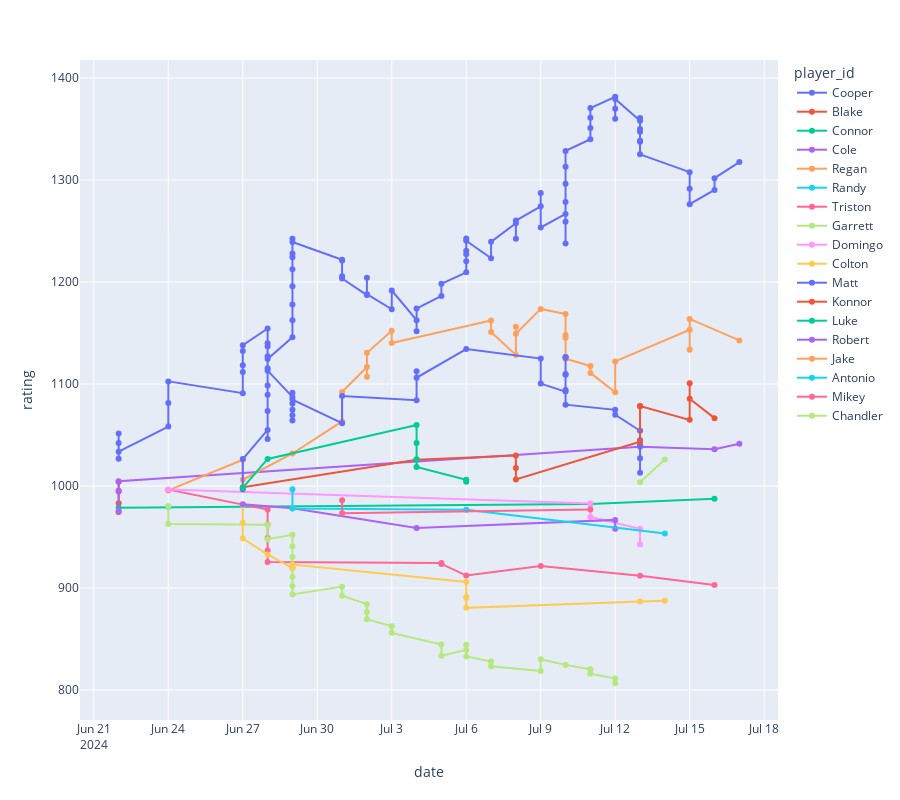

The notebook cell this image was saved under:
### Code cell
fig = px.line(data_frame=track_df, x="date", y="rating", color="player_id", height=800, markers=True)

### Figure 1 — Plotly figure (JSON) as saved in the notebook; plotly's stock layout.template omitted (floating-point values rounded to 4 significant figures)
{"data": [{"hovertemplate": "player_id=Cooper<br>date=%{x}<br>rating=%{y}<extra></extra>", "legendgroup": "Cooper", "line": {"color": "#636efa", "dash": "solid"}, "marker": {"symbol": "circle"}, "mode": "lines+markers", "name": "Cooper", "orientation": "v", "showlegend": true, "type": "scatter", "x": ["2024-06-22", "2024-06-22", "2024-06-22", "2024-06-22", "2024-06-24", "2024-06-24", "2024-06-24", "2024-06-27", "2024-06-27", "2024-06-27", "2024-06-27", "2024-06-27", "2024-06-28", "2024-06-28", "2024-06-28", "2024-06-28", "2024-06-28", "2024-06-28", "2024-06-29", "2024-06-29", "2024-06-29", "2024-06-29", "2024-06-29", "2024-06-29", "2024-06-29", "2024-06-29", "2024-06-29", "2024-07-01", "2024-07-01", "2024-07-01", "2024-07-01", "2024-07-02", "2024-07-02", "2024-07-02", "2024-07-03", "2024-07-03", "2024-07-04", "2024-07-04", "2024-07-04", "2024-07-05", "2024-07-05", "2024-07-06", "2024-07-06", "2024-07-06", "2024-07-06", "2024-07-06", "2024-07-06", "2024-07-07", "2024-07-07", "2024-07-08", "2024-07-08", "2024-07-08", "2024-07-09", "2024-07-09", "2024-07-09", "2024-07-10", "2024-07-10", "2024-07-10", "2024-07-10", "2024-07-10", "2024-07-10", "2024-07-10", "2024-07-11", "2024-07-11", "2024-07-11", "2024-07-11", "2024-07-12", "2024-07-12", "2024-07-12", "2024-07-12", "2024-07-13", "2024-07-13", "2024-07-13", "2024-07-13", "2024-07-13", "2024-07-13", "2024-07-13", "2024-07-15", "2024-07-15", "2024-07-15", "2024-07-16", "2024-07-16", "2024-07-17"], "xaxis": "x", "y": [1027.0, 1052.0, 1042.0, 1034.0, 1058.0, 1081.0, 1103.0, 1091.0, 1112.0, 1132.0, 1118.0, 1138.0, 1154.0, 1140.0, 1127.0, 1115.0, 1137.0, 1125.0, 1146.0, 1162.0, 1178.0, 1196.0, 1212.0, 1228.0, 1242.0, 1224.0, 1239.0, 1222.0, 1206.0, 1221.0, 1203.0, 1187.0, 1204.0, 1188.0, 1173.0, 1192.0, 1163.0, 1152.0, 1174.0, 1186.0, 1198.0, 1209.0, 1220.0, 1231.0, 1243.0, 1227.0, 1240.0, 1223.0, 1239.0, 1258.0, 1242.0, 1260.0, 1274.0, 1287.0, 1253.0, 1267.0, 1238.0, 1259.0, 1278.0, 1296.0, 1313.0, 1328.0, 1340.0, 1351.0, 1361.0, 1371.0, 1382.0, 1360.0, 1370.0, 1379.0, 1358.0, 1337.0, 1350.0, 1361.0, 1339.0, 1347.0, 1325.0, 1308.0, 1291.0, 1276.0, 1290.0, 1302.0, 1318.0], "yaxis": "y"}, {"hovertemplate": "player_id=Blake<br>date=%{x}<br>rating=%{y}<extra></extra>", "legendgroup": "Blake", "line": {"color": "#EF553B", "dash": "solid"}, "marker": {"symbol": "circle"}, "mode": "lines+markers", "name": "Blake", "orientation": "v", "showlegend": true, "type": "scatter", "x": ["2024-06-22", "2024-06-22", "2024-06-22", "2024-06-22"], "xaxis": "x", "y": [994.7, 974.5, 1004.0, 983.1], "yaxis": "y"}, {"hovertemplate": "player_id=Connor<br>date=%{x}<br>rating=%{y}<extra></extra>", "legendgroup": "Connor", "line": {"color": "#00cc96", "dash": "solid"}, "marker": {"symbol": "circle"}, "mode": "lines+markers", "name": "Connor", "orientation": "v", "showlegend": true, "type": "scatter", "x": ["2024-06-22", "2024-07-11", "2024-07-16"], "xaxis": "x", "y": [978.7, 982.3, 987.4], "yaxis": "y"}, {"hovertemplate": "player_id=Cole<br>date=%{x}<br>rating=%{y}<extra></extra>", "legendgroup": "Cole", "line": {"color": "#ab63fa", "dash": "solid"}, "marker": {"symbol": "circle"}, "mode": "lines+markers", "name": "Cole", "orientation": "v", "showlegend": true, "type": "scatter", "x": ["2024-06-22", "2024-06-22", "2024-06-22", "2024-07-13", "2024-07-16", "2024-07-17"], "xaxis": "x", "y": [995.3, 975.1, 1005.0, 1038.0, 1036.0, 1041.0], "yaxis": "y"}, {"hovertemplate": "player_id=Regan<br>date=%{x}<br>rating=%{y}<extra></extra>", "legendgroup": "Regan", "line": {"color": "#FFA15A", "dash": "solid"}, "marker": {"symbol": "circle"}, "mode": "lines+markers", "name": "Regan", "orientation": "v", "showlegend": true, "type": "scatter", "x": ["2024-06-24", "2024-06-27", "2024-06-27", "2024-06-29", "2024-07-01", "2024-07-01", "2024-07-02", "2024-07-02", "2024-07-02", "2024-07-03", "2024-07-03", "2024-07-07", "2024-07-07", "2024-07-08", "2024-07-08", "2024-07-08", "2024-07-09", "2024-07-10", "2024-07-10", "2024-07-10", "2024-07-10", "2024-07-10", "2024-07-10", "2024-07-11", "2024-07-11", "2024-07-12", "2024-07-12", "2024-07-15", "2024-07-15", "2024-07-15", "2024-07-17"], "xaxis": "x", "y": [995.7, 1026.0, 1006.0, 1032.0, 1063.0, 1092.0, 1117.0, 1107.0, 1131.0, 1152.0, 1140.0, 1162.0, 1151.0, 1129.0, 1156.0, 1149.0, 1174.0, 1169.0, 1148.0, 1145.0, 1127.0, 1126.0, 1125.0, 1118.0, 1111.0, 1092.0, 1122.0, 1153.0, 1134.0, 1164.0, 1143.0], "yaxis": "y"}, {"hovertemplate": "player_id=Randy<br>date=%{x}<br>rating=%{y}<extra></extra>", "legendgroup": "Randy", "line": {"color": "#19d3f3", "dash": "solid"}, "marker": {"symbol": "circle"}, "mode": "lines+markers", "name": "Randy", "orientation": "v", "showlegend": true, "type": "scatter", "x": ["2024-06-24"], "xaxis": "x", "y": [979.7], "yaxis": "y"}, {"hovertemplate": "player_id=Triston<br>date=%{x}<br>rating=%{y}<extra></extra>", "legendgroup": "Triston", "line": {"color": "#FF6692", "dash": "solid"}, "marker": {"symbol": "circle"}, "mode": "lines+markers", "name": "Triston", "orientation": "v", "showlegend": true, "type": "scatter", "x": ["2024-06-24", "2024-06-28", "2024-06-28", "2024-06-28", "2024-06-28", "2024-06-28", "2024-07-05", "2024-07-05", "2024-07-06", "2024-07-09", "2024-07-13", "2024-07-16"], "xaxis": "x", "y": [996.4, 976.9, 962.4, 949.0, 936.8, 925.4, 924.5, 923.6, 912.2, 921.7, 912.0, 902.9], "yaxis": "y"}, {"hovertemplate": "player_id=Garrett<br>date=%{x}<br>rating=%{y}<extra></extra>", "legendgroup": "Garrett", "line": {"color": "#B6E880", "dash": "solid"}, "marker": {"symbol": "circle"}, "mode": "lines+markers", "name": "Garrett", "orientation": "v", "showlegend": true, "type": "scatter", "x": ["2024-06-24", "2024-06-24", "2024-06-28", "2024-06-28", "2024-06-29", "2024-06-29", "2024-06-29", "2024-06-29", "2024-06-29", "2024-06-29", "2024-06-29", "2024-07-01", "2024-07-01", "2024-07-02", "2024-07-02", "2024-07-02", "2024-07-03", "2024-07-03", "2024-07-05", "2024-07-05", "2024-07-06", "2024-07-06", "2024-07-06", "2024-07-07", "2024-07-07", "2024-07-09", "2024-07-09", "2024-07-10", "2024-07-11", "2024-07-11", "2024-07-12", "2024-07-12"], "xaxis": "x", "y": [980.4, 962.7, 961.9, 947.9, 952.3, 941.0, 930.4, 920.4, 911.0, 902.0, 893.7, 901.3, 892.4, 884.2, 876.6, 869.3, 862.5, 856.0, 844.5, 833.6, 839.3, 844.4, 832.9, 828.0, 823.3, 818.6, 830.1, 824.6, 820.3, 816.0, 811.3, 806.6], "yaxis": "y"}, {"hovertemplate": "player_id=Domingo<br>date=%{x}<br>rating=%{y}<extra></extra>", "legendgroup": "Domingo", "line": {"color": "#FF97FF", "dash": "solid"}, "marker": {"symbol": "circle"}, "mode": "lines+markers", "name": "Domingo", "orientation": "v", "showlegend": true, "type": "scatter", "x": ["2024-06-24", "2024-07-11", "2024-07-11", "2024-07-13", "2024-07-13"], "xaxis": "x", "y": [996.5, 982.9, 969.7, 958.1, 942.9], "yaxis": "y"}, {"hovertemplate": "player_id=Colton<br>date=%{x}<br>rating=%{y}<extra></extra>", "legendgroup": "Colton", "line": {"color": "#FECB52", "dash": "solid"}, "marker": {"symbol": "circle"}, "mode": "lines+markers", "name": "Colton", "orientation": "v", "showlegend": true, "type": "scatter", "x": ["2024-06-27", "2024-06-27", "2024-06-27", "2024-06-28", "2024-06-29", "2024-06-29", "2024-07-06", "2024-07-06", "2024-07-06", "2024-07-06", "2024-07-13", "2024-07-14"], "xaxis": "x", "y": [981.6, 964.1, 948.5, 932.9, 919.5, 922.9, 905.9, 890.1, 891.3, 880.5, 886.8, 887.6], "yaxis": "y"}, {"hovertemplate": "player_id=Matt<br>date=%{x}<br>rating=%{y}<extra></extra>", "legendgroup": "Matt", "line": {"color": "#636efa", "dash": "solid"}, "marker": {"symbol": "circle"}, "mode": "lines+markers", "name": "Matt", "orientation": "v", "showlegend": true, "type": "scatter", "x": ["2024-06-27", "2024-06-27", "2024-06-28", "2024-06-28", "2024-06-28", "2024-06-28", "2024-06-28", "2024-06-28", "2024-06-29", "2024-06-29", "2024-06-29", "2024-06-29", "2024-06-29", "2024-06-29", "2024-06-29", "2024-07-01", "2024-07-01", "2024-07-04", "2024-07-04", "2024-07-04", "2024-07-06", "2024-07-09", "2024-07-09", "2024-07-10", "2024-07-10", "2024-07-10", "2024-07-10", "2024-07-10", "2024-07-10", "2024-07-10", "2024-07-12", "2024-07-12", "2024-07-13", "2024-07-13", "2024-07-13", "2024-07-13", "2024-07-13"], "xaxis": "x", "y": [996.8, 1026.0, 1055.0, 1046.0, 1073.0, 1098.0, 1089.0, 1113.0, 1087.0, 1081.0, 1075.0, 1069.0, 1064.0, 1091.0, 1085.0, 1062.0, 1088.0, 1084.0, 1112.0, 1106.0, 1134.0, 1125.0, 1100.0, 1093.0, 1127.0, 1126.0, 1109.0, 1110.0, 1094.0, 1080.0, 1075.0, 1070.0, 1054.0, 1040.0, 1027.0, 1013.0, 1045.0], "yaxis": "y"}, {"hovertemplate": "player_id=Konnor<br>date=%{x}<br>rating=%{y}<extra></extra>", "legendgroup": "Konnor", "line": {"color": "#EF553B", "dash": "solid"}, "marker": {"symbol": "circle"}, "mode": "lines+markers", "name": "Konnor", "orientation": "v", "showlegend": true, "type": "scatter", "x": ["2024-06-27", "2024-07-04", "2024-07-08", "2024-07-08", "2024-07-08", "2024-07-13", "2024-07-13", "2024-07-13", "2024-07-15", "2024-07-15", "2024-07-15", "2024-07-16"], "xaxis": "x", "y": [998.8, 1026.0, 1030.0, 1018.0, 1006.0, 1043.0, 1078.0, 1078.0, 1065.0, 1101.0, 1086.0, 1067.0], "yaxis": "y"}, {"hovertemplate": "player_id=Luke<br>date=%{x}<br>rating=%{y}<extra></extra>", "legendgroup": "Luke", "line": {"color": "#00cc96", "dash": "solid"}, "marker": {"symbol": "circle"}, "mode": "lines+markers", "name": "Luke", "orientation": "v", "showlegend": true, "type": "scatter", "x": ["2024-06-27", "2024-06-28", "2024-07-04", "2024-07-04", "2024-07-04", "2024-07-04", "2024-07-06", "2024-07-06"], "xaxis": "x", "y": [998.2, 1027.0, 1060.0, 1042.0, 1026.0, 1019.0, 1006.0, 1004.0], "yaxis": "y"}, {"hovertemplate": "player_id=Robert<br>date=%{x}<br>rating=%{y}<extra></extra>", "legendgroup": "Robert", "line": {"color": "#ab63fa", "dash": "solid"}, "marker": {"symbol": "circle"}, "mode": "lines+markers", "name": "Robert", "orientation": "v", "showlegend": true, "type": "scatter", "x": ["2024-06-27", "2024-06-29", "2024-07-04", "2024-07-12", "2024-07-12"], "xaxis": "x", "y": [982.2, 978.1, 958.9, 966.8, 958.0], "yaxis": "y"}, {"hovertemplate": "player_id=Jake<br>date=%{x}<br>rating=%{y}<extra></extra>", "legendgroup": "Jake", "line": {"color": "#FFA15A", "dash": "solid"}, "marker": {"symbol": "circle"}, "mode": "lines+markers", "name": "Jake", "orientation": "v", "showlegend": true, "type": "scatter", "x": ["2024-06-29"], "xaxis": "x", "y": [978.3], "yaxis": "y"}, {"hovertemplate": "player_id=Antonio<br>date=%{x}<br>rating=%{y}<extra></extra>", "legendgroup": "Antonio", "line": {"color": "#19d3f3", "dash": "solid"}, "marker": {"symbol": "circle"}, "mode": "lines+markers", "name": "Antonio", "orientation": "v", "showlegend": true, "type": "scatter", "x": ["2024-06-29", "2024-06-29", "2024-07-06", "2024-07-14"], "xaxis": "x", "y": [996.9, 977.9, 976.6, 953.4], "yaxis": "y"}, {"hovertemplate": "player_id=Mikey<br>date=%{x}<br>rating=%{y}<extra></extra>", "legendgroup": "Mikey", "line": {"color": "#FF6692", "dash": "solid"}, "marker": {"symbol": "circle"}, "mode": "lines+markers", "name": "Mikey", "orientation": "v", "showlegend": true, "type": "scatter", "x": ["2024-07-01", "2024-07-01", "2024-07-11"], "xaxis": "x", "y": [986.0, 973.3, 976.9], "yaxis": "y"}, {"hovertemplate": "player_id=Chandler<br>date=%{x}<br>rating=%{y}<extra></extra>", "legendgroup": "Chandler", "line": {"color": "#B6E880", "dash": "solid"}, "marker": {"symbol": "circle"}, "mode": "lines+markers", "name": "Chandler", "orientation": "v", "showlegend": true, "type": "scatter", "x": ["2024-07-13", "2024-07-14"], "xaxis": "x", "y": [1004.0, 1026.0], "yaxis": "y"}], "layout": {"height": 800, "legend": {"title": {"text": "player_id"}, "tracegroupgap": 0}, "margin": {"t": 60}, "xaxis": {"anchor": "y", "domain": [0, 1], "title": {"text": "date"}}, "yaxis": {"anchor": "x", "domain": [0, 1], "title": {"text": "rating"}}}}
